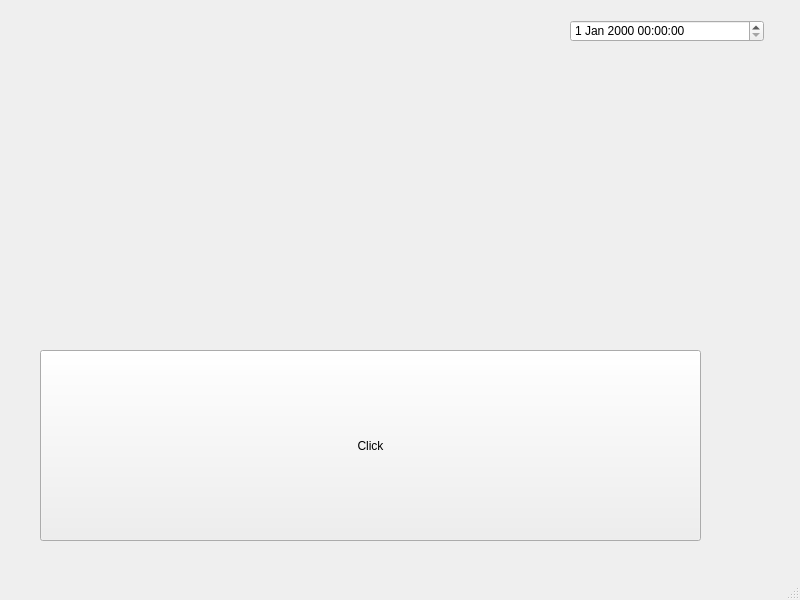
<?xml version="1.0" encoding="UTF-8"?>
<ui version="4.0">
 <class>MainWindow</class>
 <widget class="QMainWindow" name="MainWindow">
  <property name="geometry">
   <rect>
    <x>0</x>
    <y>0</y>
    <width>800</width>
    <height>600</height>
   </rect>
  </property>
  <property name="windowTitle">
   <string>MainWindow</string>
  </property>
  <widget class="QWidget" name="centralwidget">
   <widget class="QPushButton" name="pushButton">
    <property name="geometry">
     <rect>
      <x>40</x>
      <y>350</y>
      <width>661</width>
      <height>191</height>
     </rect>
    </property>
    <property name="text">
     <string>Click</string>
    </property>
   </widget>
   <widget class="QDateTimeEdit" name="dateTimeEdit">
    <property name="geometry">
     <rect>
      <x>570</x>
      <y>20</y>
      <width>194</width>
      <height>22</height>
     </rect>
    </property>
   </widget>
  </widget>
  <widget class="QMenuBar" name="menubar">
   <property name="geometry">
    <rect>
     <x>0</x>
     <y>0</y>
     <width>800</width>
     <height>26</height>
    </rect>
   </property>
  </widget>
  <widget class="QStatusBar" name="statusbar"/>
 </widget>
 <resources/>
 <connections/>
</ui>
